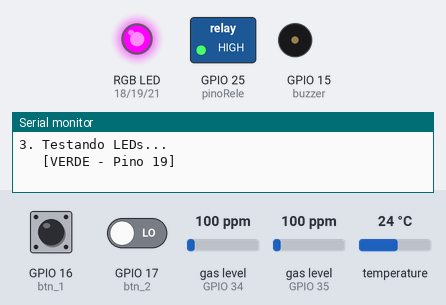
Recording of a sketch running on a simulated ESP32. On the bench: switched loads named in the sketch (green lamp = pin HIGH), an RGB LED mixed from three pins (HIGH = lit), buzzer (waves = sounding), the last lines printed to the serial monitor. The test bench sets the inputs (shaded band); at power-on: GPIO 17 (btn_2) LOW, GPIO 16 (btn_1) LOW, gas level (sensors on GPIO 34, GPIO 35) 100 ppm, temperature 24 °C.

Above: at 2.0 s.
2.1 s: GPIO 17 (btn_2) driven HIGH
At 5.7 s:
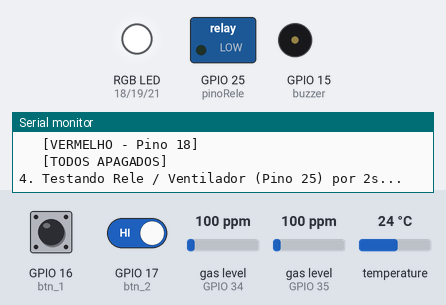
6.9 s: GPIO 16 (btn_1) pulled HIGH for 0.15 s
At 9.7 s:
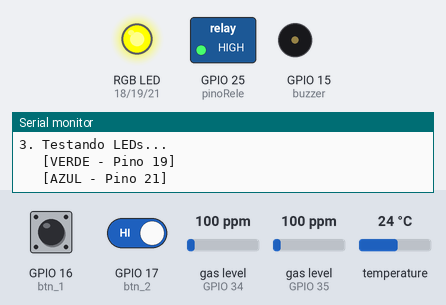
11.8 s: GPIO 17 (btn_2) driven LOW
At 13.4 s:
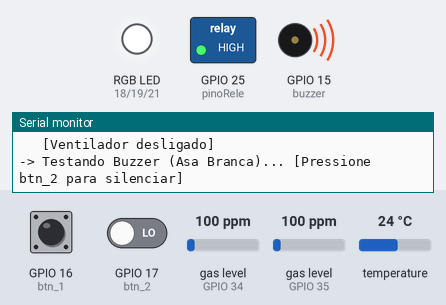
16.4 s: GPIO 16 (btn_1) driven HIGH and GPIO 17 (btn_2) driven HIGH
At 19.7 s:
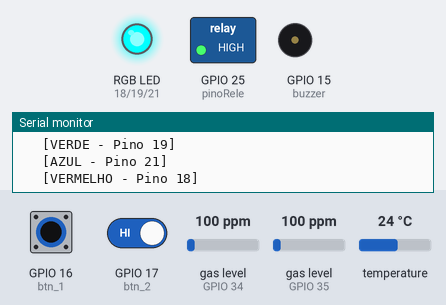
21.2 s: GPIO 16 (btn_1) driven LOW
At 23.6 s:
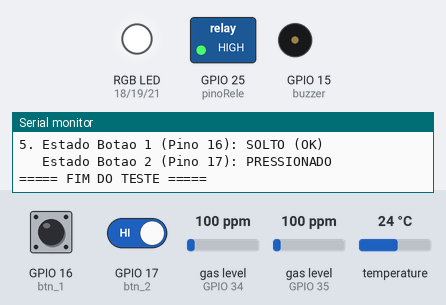
23.9 s: GPIO 16 (btn_1) driven HIGH
At 28.3 s:
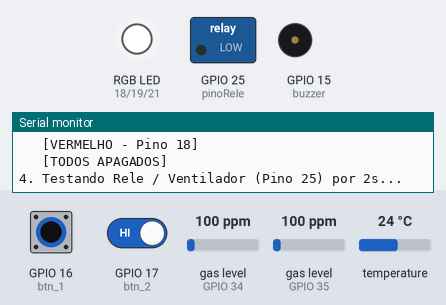
Timing chart, 0 to 29.7 s (numbered marks = the images above; inputs shaded):
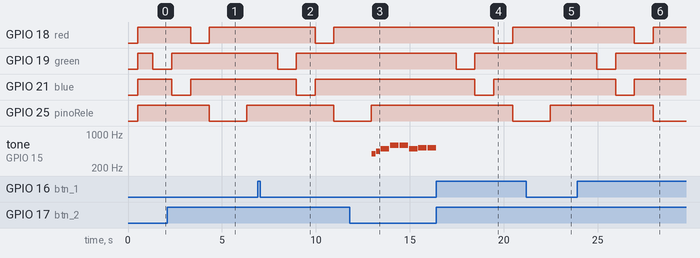

The sketch:

firmware_debug.ino
```cpp
#include <OneWire.h>
#include <DallasTemperature.h>
#include <MQUnifiedsensor.h>

// ======== Definições das Notas Musicais ========
#define NOTE_B0  31
#define NOTE_C1  33
#define NOTE_CS1 35
#define NOTE_D1  37
#define NOTE_DS1 39
#define NOTE_E1  41
#define NOTE_F1  44
#define NOTE_FS1 46
#define NOTE_G1  49
#define NOTE_GS1 52
#define NOTE_A1  55
#define NOTE_AS1 58
#define NOTE_B1  62
#define NOTE_C2  65
#define NOTE_CS2 69
#define NOTE_D2  73
#define NOTE_DS2 78
#define NOTE_E2  82
#define NOTE_F2  87
#define NOTE_FS2 93
#define NOTE_G2  98
#define NOTE_GS2 104
#define NOTE_A2  110
#define NOTE_AS2 117
#define NOTE_B2  123
#define NOTE_C3  131
#define NOTE_CS3 139
#define NOTE_D3  147
#define NOTE_DS3 156
#define NOTE_E3  165
#define NOTE_F3  175
#define NOTE_FS3 185
#define NOTE_G3  196
#define NOTE_GS3 208
#define NOTE_A3  220
#define NOTE_AS3 233
#define NOTE_B3  247
#define NOTE_C4  262
#define NOTE_CS4 277
#define NOTE_D4  294
#define NOTE_DS4 311
#define NOTE_E4  330
#define NOTE_F4  349
#define NOTE_FS4 370
#define NOTE_G4  392
#define NOTE_GS4 415
#define NOTE_A4  440
#define NOTE_AS4 466
#define NOTE_B4  494
#define NOTE_C5  523
#define NOTE_CS5 554
#define NOTE_D5  587
#define NOTE_DS5 622
#define NOTE_E5  659
#define NOTE_F5  698
#define NOTE_FS5 740
#define NOTE_G5  784
#define NOTE_GS5 831
#define NOTE_A5  880
#define NOTE_AS5 932
#define NOTE_B5  988
#define NOTE_C6  1047
#define NOTE_CS6 1109
#define NOTE_D6  1175
#define NOTE_DS6 1245
#define NOTE_E6  1319
#define NOTE_F6  1397
#define NOTE_FS6 1480
#define NOTE_G6  1568
#define NOTE_GS6 1661
#define NOTE_A6  1760
#define NOTE_AS6 1865
#define NOTE_B6  1976
#define NOTE_C7  2093
#define NOTE_CS7 2217
#define NOTE_D7  2349
#define NOTE_DS7 2489
#define NOTE_E7  2637
#define NOTE_F7  2794
#define NOTE_FS7 2960
#define NOTE_G7  3136
#define NOTE_GS7 3322
#define NOTE_A7  3520
#define NOTE_AS7 3729
#define NOTE_B7  3951
#define NOTE_C8  4186
#define NOTE_CS8 4435
#define NOTE_D8  4699
#define NOTE_DS8 4978
#define REST      0

// ======== Configurações de Pino (ESP32) =========
const int red      = 18;
const int green    = 19;
const int blue     = 21;
const int buzzer   = 15;
const int pinoRele = 25; // Controle do ventilador 5V

const int btn_1    = 16; // Aciona o Modo de Teste (Pull-down externo)
const int btn_2    = 17; // Silencia a música (Pull-down externo)

// ======== Setup do Sensor de Temperatura (DS18B20) =========
const int oneWireBus = 4;
OneWire oneWire(oneWireBus);
DallasTemperature sensors(&oneWire);

// ======== Setup dos Sensores de Gás =========
#define placa "ESP-32"
#define Voltage_Resolution 3.3
#define ADC_Bit_Resolution 12

const int pinMQ4   = 34; // ADC1_CH6
const int pinMQ135 = 35; // ADC1_CH7

// Fatores de ar limpo
#define RatioMQ135CleanAir 3.6
#define RatioMQ4CleanAir   4.4

MQUnifiedsensor MQ135(placa, Voltage_Resolution, ADC_Bit_Resolution, pinMQ135, "MQ-135");
MQUnifiedsensor MQ4(placa, Voltage_Resolution, ADC_Bit_Resolution, pinMQ4, "MQ-4");

// ======== Estrutura de Dados dos Gases =========
struct LeiturasGases {
  // MQ-135
  float co2;
  float co_mq135;
  float alcool;
  float nh4;
  float tolueno;
  float acetona;

  // MQ-4
  float ch4;
  float glp;
  float propano;
  float h2;
  float fumaca;
};

// ======== Configurações da Música (Asa Branca) =========
const int tempo = 120;
const int wholenote = (60000 * 4) / tempo;

const int melody[] = {
  NOTE_G4,8, NOTE_A4,8, NOTE_B4,4, NOTE_D5,4, NOTE_D5,4, NOTE_B4,4,
  NOTE_C5,4, NOTE_C5,2, NOTE_G4,8, NOTE_A4,8,
  NOTE_B4,4, NOTE_D5,4, NOTE_D5,4, NOTE_C5,4,

  NOTE_B4,2, REST,8, NOTE_G4,8, NOTE_G4,8, NOTE_A4,8,
  NOTE_B4,4, NOTE_D5,4, REST,8, NOTE_D5,8, NOTE_C5,8, NOTE_B4,8,
  NOTE_G4,4, NOTE_C5,4, REST,8, NOTE_C5,8, NOTE_B4,8, NOTE_A4,8,

  NOTE_A4,4, NOTE_B4,4, REST,8, NOTE_B4,8, NOTE_A4,8, NOTE_G4,8,
  NOTE_G4,2, REST,8, NOTE_G4,8, NOTE_G4,8, NOTE_A4,8,
  NOTE_B4,4, NOTE_D5,4, REST,8, NOTE_D5,8, NOTE_C5,8, NOTE_B4,8,

  NOTE_G4,4, NOTE_C5,4, REST,8, NOTE_C5,8, NOTE_B4,8, NOTE_A4,8,
  NOTE_A4,4, NOTE_B4,4, REST,8, NOTE_B4,8, NOTE_A4,8, NOTE_G4,8,
  NOTE_G4,4, NOTE_F5,8, NOTE_D5,8, NOTE_E5,8, NOTE_C5,8, NOTE_D5,8, NOTE_B4,8,

  NOTE_C5,8, NOTE_A4,8, NOTE_B4,8, NOTE_G4,8, NOTE_A4,8, NOTE_G4,8, NOTE_E4,8, NOTE_G4,8,
  NOTE_G4,4, NOTE_F5,8, NOTE_D5,8, NOTE_E5,8, NOTE_C5,8, NOTE_D5,8, NOTE_B4,8,
  NOTE_C5,8, NOTE_A4,8, NOTE_B4,8, NOTE_G4,8, NOTE_A4,8, NOTE_G4,8, NOTE_E4,8, NOTE_G4,8,
  NOTE_G4,-2, REST,4
};

const int totalNotas = sizeof(melody) / sizeof(melody[0]) / 2;

// ======== Protótipos das Funções ========
void apagarLuzes();
void acenderLuz(const int luz);
void controlarVentilador(bool ligar);
void calibrarSensoresMQ();
LeiturasGases lerTodosOsGases();
void tocarMusicaTeste();
void debugMode();

void setup() {
  Serial.begin(115200);
  delay(500);

  // Inicializa DS18B20
  sensors.begin();

  // Configura pinos de saída
  pinMode(red, OUTPUT);
  pinMode(green, OUTPUT);
  pinMode(blue, OUTPUT);
  pinMode(buzzer, OUTPUT);
  pinMode(pinoRele, OUTPUT);

  // Garante estado inicial desligado
  apagarLuzes();
  controlarVentilador(false);

  // Pull-down físico externo (solto = LOW, pressionado = HIGH)
  pinMode(btn_1, INPUT);
  pinMode(btn_2, INPUT);

  // Inicializa e calibra os sensores MQ
  calibrarSensoresMQ();

  // Executa rotina de diagnóstico ao iniciar
  debugMode();
}

void loop() {
  // Aperte btn_1 para rodar o teste novamente
  if (digitalRead(btn_1) == HIGH) {
    delay(250);
    debugMode();
  }
}

// ======== Configuração e Calibração dos Sensores MQ ========
void calibrarSensoresMQ() {
  Serial.println("Calibrando sensores MQ em ar limpo...");

  // Configuração MQ-135 (Pino 35)
  MQ135.setRegressionMethod(1); // _PPM = a * ratio^b
  MQ135.setA(110.47);
  MQ135.setB(-2.862);
  MQ135.init();

  float calcR0_135 = 0;
  for (int i = 1; i <= 10; i++) {
    MQ135.update();
    calcR0_135 += MQ135.calibrate(RatioMQ135CleanAir);
  }
  MQ135.setR0(calcR0_135 / 10.0);

  // Configuração MQ-4 (Pino 34)
  MQ4.setRegressionMethod(1);
  MQ4.setA(1012.7);
  MQ4.setB(-2.786);
  MQ4.init();

  float calcR0_4 = 0;
  for (int i = 1; i <= 10; i++) {
    MQ4.update();
    calcR0_4 += MQ4.calibrate(RatioMQ4CleanAir);
  }
  MQ4.setR0(calcR0_4 / 10.0);

  if (isinf(calcR0_135) || isinf(calcR0_4)) {
    Serial.println("[AVISO] R0 infinito detectado! Verifique se os pinos 34 e 35 estao conectados.");
  } else {
    Serial.println("Calibracao MQ concluida!");
  }
}

// ======== Leitura Detalhada de Todos os Gases (MQ-135 e MQ-4) ========
LeiturasGases lerTodosOsGases() {
  LeiturasGases dados;

  Serial.println("\n================ LEITURA DE GASES (PPM) ================");

  // 1. SENSOR MQ-135 (Pino 35 - Qualidade do Ar)
  MQ135.update();
  MQ135.setRegressionMethod(1);

  MQ135.setA(110.47); MQ135.setB(-2.862);
  dados.co2 = MQ135.readSensor() + 400.0; // +400 ppm base atmosférica

  MQ135.setA(605.18); MQ135.setB(-3.937);
  dados.co_mq135 = MQ135.readSensor();

  MQ135.setA(77.255); MQ135.setB(-3.18);
  dados.alcool = MQ135.readSensor();

  MQ135.setA(102.2); MQ135.setB(-2.473);
  dados.nh4 = MQ135.readSensor();

  MQ135.setA(44.947); MQ135.setB(-3.445);
  dados.tolueno = MQ135.readSensor();

  MQ135.setA(34.668); MQ135.setB(-3.369);
  dados.acetona = MQ135.readSensor();

  Serial.printf("--- [MQ-135 | Pino %d] Tensao: %.2f V ---\n", pinMQ135, MQ135.getVoltage());
  Serial.printf("CO2:     %.2f ppm\n", dados.co2);
  Serial.printf("CO:      %.2f ppm\n", dados.co_mq135);
  Serial.printf("Alcool:  %.2f ppm\n", dados.alcool);
  Serial.printf("Amonia:  %.2f ppm\n", dados.nh4);
  Serial.printf("Tolueno: %.2f ppm\n", dados.tolueno);
  Serial.printf("Acetona: %.2f ppm\n", dados.acetona);

  // 2. SENSOR MQ-4 (Pino 34 - Gases Combustíveis / Metano)
  MQ4.update();
  MQ4.setRegressionMethod(1);

  MQ4.setA(1012.7); MQ4.setB(-2.786);
  dados.ch4 = MQ4.readSensor();

  MQ4.setA(3811.9); MQ4.setB(-3.113);
  dados.glp = MQ4.readSensor();

  MQ4.setA(658.71); MQ4.setB(-2.168);
  dados.propano = MQ4.readSensor();

  MQ4.setA(987.99); MQ4.setB(-2.162);
  dados.h2 = MQ4.readSensor();

  MQ4.setA(30000000); MQ4.setB(-8.308);
  dados.fumaca = MQ4.readSensor();

  Serial.printf("\n--- [MQ-4 | Pino %d] Tensao: %.2f V ---\n", pinMQ4, MQ4.getVoltage());
  Serial.printf("Metano (CH4): %.2f ppm\n", dados.ch4);
  Serial.printf("GLP:          %.2f ppm\n", dados.glp);
  Serial.printf("Propano:      %.2f ppm\n", dados.propano);
  Serial.printf("Hidrogenio:   %.2f ppm\n", dados.h2);
  Serial.printf("Fumaca:       %.2f ppm\n", dados.fumaca);
  Serial.println("========================================================\n");

  return dados;
}

// ======== Funções Auxiliares de Atuadores ========
void apagarLuzes() {
  // LED RGB Ânodo Comum: HIGH apaga
  digitalWrite(red, HIGH);
  digitalWrite(green, HIGH);
  digitalWrite(blue, HIGH);
}

void acenderLuz(const int luz) {
  apagarLuzes();
  // LED RGB Ânodo Comum: LOW acende
  digitalWrite(luz, LOW);
}

void controlarVentilador(bool ligar) {
  // Acionar módulo relé
  if (ligar) {
    digitalWrite(pinoRele, LOW);
  } else {
    digitalWrite(pinoRele, HIGH);
  }
}

// ======== Função da Música ========
void tocarMusicaTeste() {
  Serial.println("-> Testando Buzzer (Asa Branca)... [Pressione btn_2 para silenciar]");

  for (int thisNote = 0; thisNote < totalNotas * 2; thisNote += 2) {
    int divider = melody[thisNote + 1];
    int noteDuration = 0;

    if (divider > 0) {
      noteDuration = wholenote / divider;
    } else if (divider < 0) {
      noteDuration = (wholenote / abs(divider)) * 1.5;
    }

    int frequencia = melody[thisNote];
    if (frequencia != REST) {
      tone(buzzer, frequencia, noteDuration * 0.9);
    }

    unsigned long inicioNota = millis();
    while (millis() - inicioNota < (unsigned long)noteDuration) {
      if (digitalRead(btn_2) == HIGH) {
        noTone(buzzer);
        Serial.println("   [Teste de audio interrompido pelo btn_2]");
        return;
      }
    }

    noTone(buzzer);
  }

  Serial.println("   [Teste de audio concluido]");
}

// ======== Rotina Principal de Diagnóstico ========
void debugMode() {
  Serial.println("\n===== MODO DE TESTE DE HARDWARE =====");

  // 1. Teste do Sensor de Temperatura (DS18B20)
  Serial.print("1. Barramento 1-Wire (Dispositivos): ");
  Serial.println(sensors.getDeviceCount());

  sensors.requestTemperatures();
  float tempAtual = sensors.getTempCByIndex(0);
  Serial.print("   Temperatura lida: ");
  if (tempAtual == DEVICE_DISCONNECTED_C) {
    Serial.println("ERRO (-127 C / Desconectado)");
  } else {
    Serial.print(tempAtual);
    Serial.println(" °C");
  }

  // 2. Teste Completo dos Sensores de Gás (MQ-135 e MQ-4)
  Serial.println("2. Testando Sensores de Gas (MQ)...");
  lerTodosOsGases();

  // 3. Teste Individual dos LEDs (Ânodo Comum)
  Serial.println("3. Testando LEDs...");

  Serial.println("   [VERDE - Pino 19]");
  acenderLuz(green);
  delay(1000);

  Serial.println("   [AZUL - Pino 21]");
  acenderLuz(blue);
  delay(1000);

  Serial.println("   [VERMELHO - Pino 18]");
  acenderLuz(red);
  delay(1000);

  apagarLuzes();
  Serial.println("   [TODOS APAGADOS]");

  // 4. Teste do Relé / Ventilador 5V
  Serial.println("4. Testando Rele / Ventilador (Pino 25) por 2s...");
  controlarVentilador(true);
  delay(2000);
  controlarVentilador(false);
  Serial.println("   [Ventilador desligado]");

  // 5. Teste Sonoro com Asa Branca
  tocarMusicaTeste();

  // 6. Estado dos Botões (com pull-down: LOW = SOLTO, HIGH = PRESSIONADO)
  Serial.print("5. Estado Botao 1 (Pino 16): ");
  Serial.println(digitalRead(btn_1) == LOW ? "SOLTO (OK)" : "PRESSIONADO");
  Serial.print("   Estado Botao 2 (Pino 17): ");
  Serial.println(digitalRead(btn_2) == LOW ? "SOLTO (OK)" : "PRESSIONADO");

  Serial.println("===== FIM DO TESTE =====\n");
}
```

Measured:
- after the input at 2.1 s, tone on GPIO 15 (buzzer): stops changing and stays silent
- after the input at 6.9 s, GPIO 18 (red): HIGH → LOW after 3.1 s, → HIGH 1.0 s later; GPIO 19 (green): HIGH → LOW after 1.1 s, → HIGH 1.0 s later; GPIO 21 (blue): HIGH → LOW after 2.1 s, → HIGH 1.0 s later; GPIO 25 (pinoRele): HIGH → LOW after 4.1 s
- after the input at 11.8 s, tone on GPIO 15 (buzzer): plays 392 Hz for 0.23 s, 440 Hz for 0.23 s, 494 Hz for 0.45 s, 587 Hz for 0.45 s, 587 Hz for 0.45 s, 494 Hz for 0.45 s … (8 notes in this stretch), starting after 1.2 s
- after the input at 16.4 s, GPIO 18 (red): HIGH → LOW after 3.1 s, → HIGH 1.0 s later; GPIO 19 (green): HIGH → LOW after 1.1 s, → HIGH 1.0 s later; GPIO 21 (blue): HIGH → LOW after 2.1 s, → HIGH 1.0 s later; GPIO 25 (pinoRele): HIGH → LOW after 4.1 s
- after the input at 21.2 s, GPIO 19 (green): stays HIGH (without the input it goes to LOW after 2.3 s)
- after the input at 23.9 s, GPIO 18 (red): HIGH → LOW after 3.1 s, → HIGH 1.0 s later; GPIO 19 (green): HIGH → LOW after 1.1 s, → HIGH 1.0 s later; GPIO 21 (blue): HIGH → LOW after 2.1 s, → HIGH 1.0 s later; GPIO 25 (pinoRele): HIGH → LOW after 4.1 s
